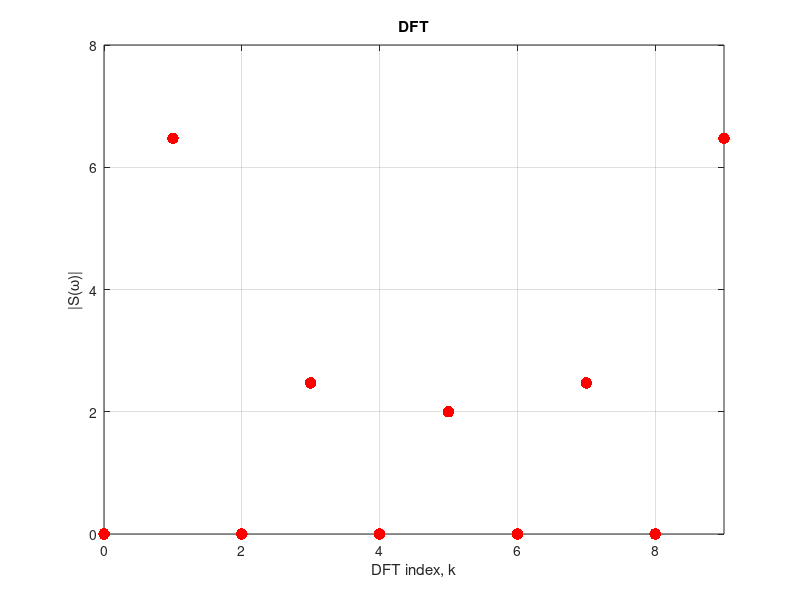
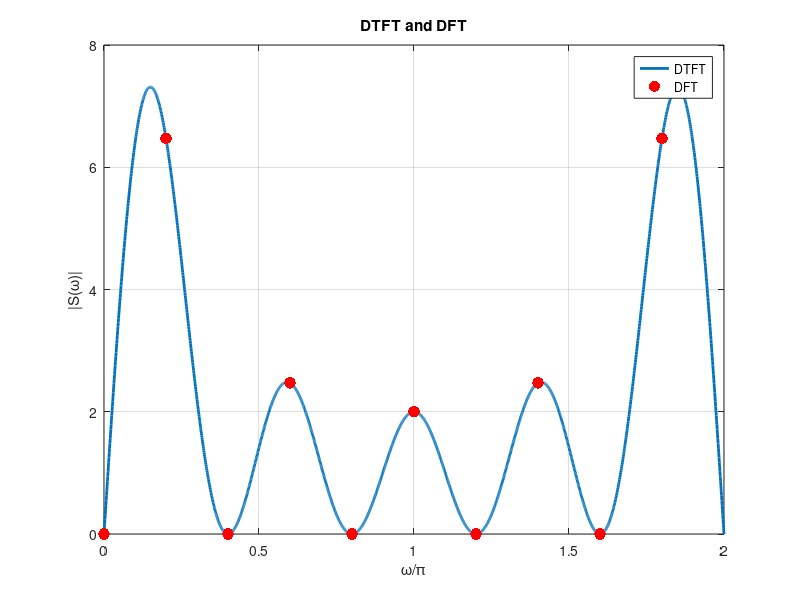
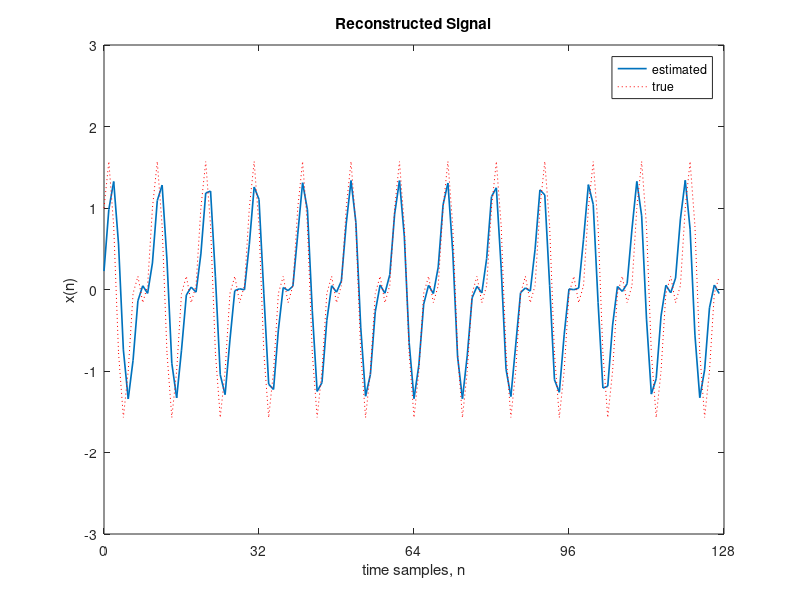

These charts were generated, in order, by the following MATLAB code: (Note: this script raises an error after producing the figures.)
%% Part 1
%% a
w = [0:0.001:2]*pi;
S = (1-exp(-5*1j.*w)).^2./(1-exp(-1j.*w));      % DTFT of s[n]
S(1)=0;                                         % for w=0, S(jw)=0
plot(w/pi,abs(S),'LineWidth',2)
title('DTFT');
xlabel('\omega/\pi');
set(gca,'yTick',[0 2 4 6 8]);
ylabel('|S(\omega)|');
grid on

%% b
k = 1:1:9;
K = 0:1:9;
S0 = 0;                                         % S[k] for k=0
S1 = 2*(1-(-1).^k)./(1-exp(-1j*pi./5.*k));      % S[k] for k=1,2,...9
Sk = [S0 S1];                                   % S[k] for k=0,1,...9
plot(K,abs(Sk),'.r','MarkerSize',25)            % 10-point DFT of s[n]
title('DFT');
xlabel('DFT index, k');
set(gca,'yTick',[0 2 4 6 8]);
ylabel('|S(\omega)|');
axis([-0.001 9 0 8]);
grid on

%% c
wk = 2*pi*K./10;
% Inverse DFT using theory
for n=0:1:9
    s(n+1) = 1/10*sum(Sk.*exp(1j.*wk.*n));      % Inverse DFT formula           
end
fprintf('\n\nReal part of s(n):\n');
fprintf('%0.2f\t',real(s));
fprintf('\n\nImaginary part of s(n):\n');
fprintf('%0.2f\t',imag(s));

% Inverse DFT using specific terms of sinusoids
for n=0:1:9
    s(n+1) = (0.4/sin(wk(2)/2)).*sin(wk(2).*n+wk(2)/2)+(0.4/sin(wk(4)/2)).*sin(wk(4).*n+wk(4)/2)+0.2*cos(wk(6).*n);
end
fprintf('\n\nS(n):\n');
fprintf('%0.2f\t',s);

%% d
w = [0:0.001:2]*pi;
S = (1-exp(-5*1j.*w)).^2./(1-exp(-1j.*w));      % DTFT of s[n]
S(1)=0;                                         % for w=0, S(jw)=0

k = 1:1:9;
K = 0:1:9;
wk = 2*pi*K./10;
S0 = 0;
S1 = 2*(1-(-1).^k)./(1-exp(-1j*pi./5.*k));
Sk = [S0 S1];                                   % DFT of s[n]

% Plot of DTFT and DFT in inverval 0<w<2pi
figure
plot(w/pi,abs(S),'LineWidth',2)   
hold on 
plot(wk/pi,abs(Sk),'.r','MarkerSize',25)
title('DTFT and DFT');
xlabel('\omega/\pi');
set(gca,'yTick',[0 2 4 6 8]);
ylabel('|S(\omega)|');
legend('DTFT','DFT','Location','best');
grid on

% Plot of DTFT and DFT versus the DFT index, k
figure
plot((w*10)/(2*pi),abs(S),'LineWidth',2)
hold on 
plot(K,abs(Sk),'.r','MarkerSize',25)
title('DTFT and DFT');
xlabel('DFT index, k');
set(gca,'yTick',[0 2 4 6 8]);
ylabel('|S(\omega)|');
legend('DTFT','DFT','Location','best');
grid on

%% e
s = [1 1 1 1 1 -1 -1 -1 -1 -1];
w = [0:0.001:2]*pi;
S_function = freqz(s,1,w);                      % DTFT using function freqz
Sk_function = fft(s);                           % DFT using function fft

difference_S = norm(S_function-S)               % difference between theory and function freqz
difference_Sk = norm(Sk_function-Sk)            % difference between theory and function fft
epsilon = eps                                   % epsilon constant in MATLAB

%% Part 2
%% a
clf
k = 0:1:127;                    % number of element in X is 128
load X                          % load X function
stem(k,abs(X))                  % stem plot of absolute of X
title('DFT of X');
xlabel('DTFT index, k');
ylabel('|X(\omega)|');
axis([0 130 0 70]);
grid on

[B,I] = sort(abs(X(1:64)));     % last 2 indices corresponding to 2 maximum values
k1 = I(64)-1;                   % MATLAB indices shifted by 1
k2 = I(63)-1;                   % MATLAB indices shifted by 1
f1 = k1/128*10;                 % divide by N, multiply by 10kHz
f2 = k2/128*10;
fprintf('Frequencies corresponding to 2 peaks in positive half of X:\n');
fprintf('f1 = %0.4f kHz \tf2 = %0.4f kHz\n',f1,f2);

[B,I] = sort(abs(X(65:128)));   % last 2 indices corresponding to 2 maximum values
k1_o = I(64)+64-1;              % MATLAB indices shifted by 1
k2_o = I(63)+64-1;              % MATLAB indices shifted by 1
f1_o = (k1_o/128-1)*10;         % (divide by N, then minus 2pi), (multiply by 10kHz, then divide by 2pi)
f2_o = (k2_o/128-1)*10;
fprintf('Frequencies corresponding to 2 peaks in negative half of X:\n');
fprintf('-f1 = %0.4f kHz \t-f2 = %0.4f kHz\n',f1_o,f2_o);

%% b
n = 0:1:127;
x = ifft(X);                            % Inverse DFT of all X
% estimated X contains frequency components at f1, f2, -f1, -f2, and zero-padding for the rest
X_estimated = [zeros(1,k1) X(k1+1) zeros(1,k2-k1-1) X(k2+1) zeros(1, k2_o-k2-1) X(k2_o+1) zeros(1, k1_o-k2_o-1) X(k1_o+1) zeros(1,128-k1_o-1)];
x_estimated = ifft(X_estimated);        % Inverse DFT of estimated X

plot(n,x_estimated,'LineWidth',1.2)
hold on
plot(n,x,':r')
title('Reconstructed Signal');
set(gca,'xTick',[0 32 64 96 128]);
xlabel('time samples, n');
ylabel('x(n)');
legend('estimated','true');
axis([0 128 -3 3]);

%% Part 3
%% a
% NxN matrix
dftmat = @(N) exp(-2*pi*1j/N.*repmat(0:1:N-1,N,1).*(repmat(0:1:N-1,N,1))');
dftmat(4)                           % test for single-line function dftmat
error = norm(dftmat(4)-dftmtx(4))   % difference between dftmat and built-in function dftmtx
epsilon = eps                       % epsilon constant in MATLAB

%% b
N = [512,1024,2048,4096];
%i Generate length-N column vector x of normally-distributed random number
x1 = randn(512,1);
x2 = randn(1024,1);
x3 = randn(2048,1);
x4 = randn(4096,1);
%ii Generate DFT matrix A, and save the computation time
tic, A1 = dftmat(512); toc;
Tmat(1) = toc;
tic, A2 = dftmat(1024); toc;
Tmat(2) = toc;
tic, A3 = dftmat(2048); toc;
Tmat(3) = toc;
tic, A4 = dftmat(4096); toc;
Tmat(4) = toc;
%iii Compute X=Ax, and save the computation time
tic, X1 = A1*x1; toc;
Tdft(1) = toc;
tic, X2 = A2*x2; toc;
Tdft(2) = toc;
tic, X3 = A3*x3; toc;
Tdft(3) = toc;
tic, X4 = A4*x4; toc;
Tdft(4) = toc;
%iv Compute X using fft function, and save the computation time
tic, F1 = fft(x1); toc;
Tfft(1) = toc;
tic, F2 = fft(x2); toc;
Tfft(2) = toc;
tic, F3 = fft(x3); toc;
Tfft(3) = toc;
tic, F4 = fft(x4); toc;
Tfft(4) = toc;
%v Compute the error between using matrix A and function fft
E(1) = norm(X1-F1);
E(2) = norm(X2-F2);
E(3) = norm(X3-F3);
E(4) = norm(X4-F4);

fprintf('  N        Tmat         Tdft       Tfft         Error\n');
fprintf('---------------------------------------------------------\n');
fprintf('%4d     %1.6f    %3.6f    %3.6f    %3.6e\n',[(N)' (Tmat)' (Tdft)' (Tfft)' (E)']');

%% Part 4
%% a
                                % example to test function periodic_output(b,a,s)
b = [2,1];                      % the numerator of H
a = [1,0,0,0.5];                % the denominator of H
s = [3,6,3];                    % input s[n]
s_out = periodic_output(b,a,s)  % output s_out[n] after filtering

%% b
s = [1,1,1,1,-1,-1,-1,-1];      % input s[n]
a = [1,0,0,0,0.5];              % the denominator of H
b = 0.3*[1 1 1];                % the numerator of H
s_out = periodic_output(b,a,s)  % output s_out[n] after filtering

%% c
a = [1,0,0,0,0.5];              % the denominator of H
b = 0.3*[1 1 1];                % the numerator of H
n = 0:1:39;
s = [1,1,1,1,-1,-1,-1,-1];      % s[n]
x = [s s s s s];                % x[n] consists of 5 s[n]
y = filter(b,a,x);              % output y after filtering x

figure
stem(n,x,'.','MarkerSize',0)
title('Input');
set(gca,'xTick',[0 8 16 24 32 40]);
xlabel('time samples, n');
ylabel('x(n)');
axis([-1 40 -1.5 1.5]);

figure
stem(n,y,'.','MarkerSize',0)
title('Output');
set(gca,'xTick',[0 8 16 24 32 40]);
xlabel('time samples, n');
ylabel('y(n)');
axis([-1 40 -2 2]);
